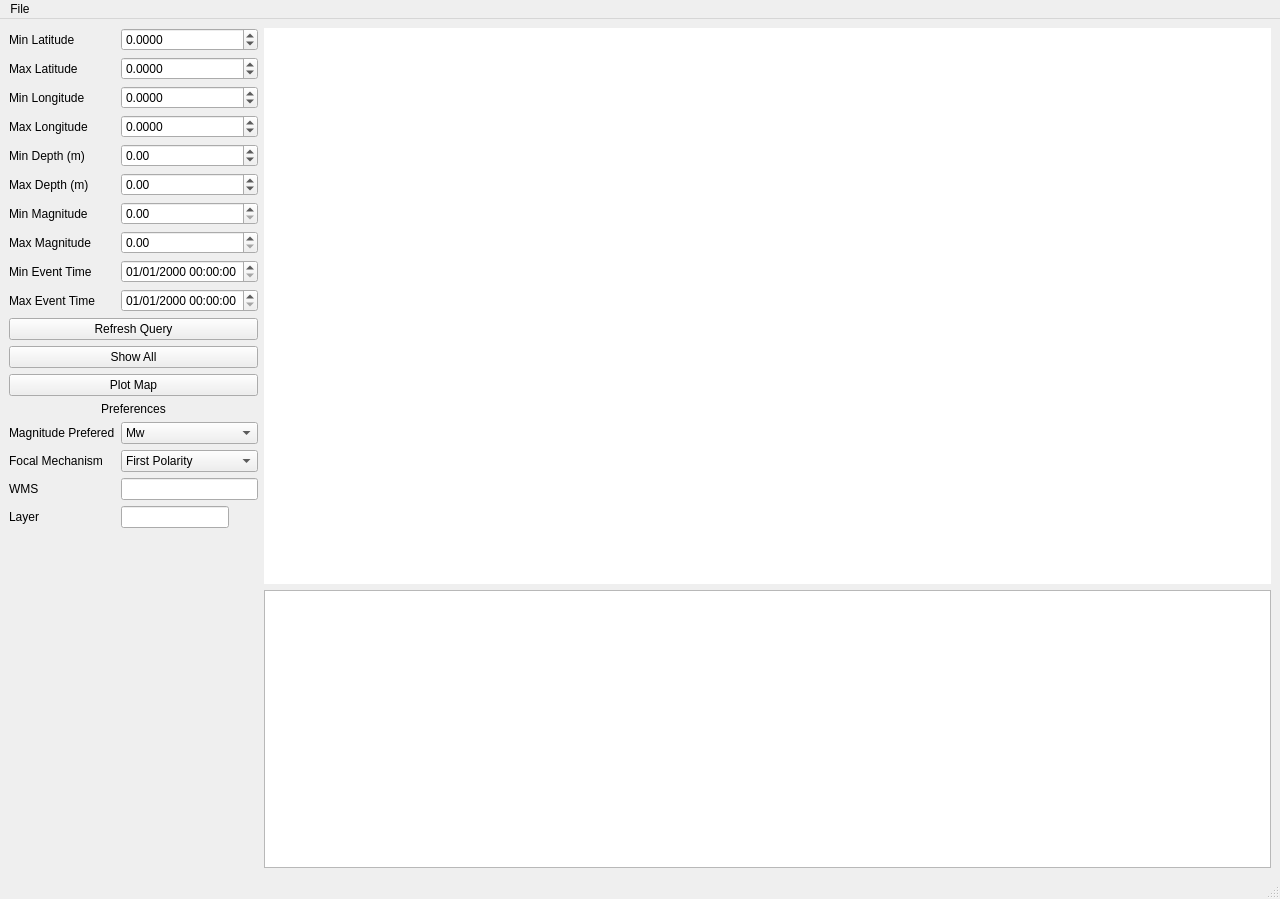
<?xml version="1.0" encoding="UTF-8"?>
<ui version="4.0">
 <class>MainWindow</class>
 <widget class="QMainWindow" name="MainWindow">
  <property name="geometry">
   <rect>
    <x>0</x>
    <y>0</y>
    <width>1280</width>
    <height>899</height>
   </rect>
  </property>
  <property name="sizePolicy">
   <sizepolicy hsizetype="Expanding" vsizetype="Preferred">
    <horstretch>0</horstretch>
    <verstretch>0</verstretch>
   </sizepolicy>
  </property>
  <property name="minimumSize">
   <size>
    <width>0</width>
    <height>0</height>
   </size>
  </property>
  <property name="windowTitle">
   <string>Earthquakes Data Base</string>
  </property>
  <widget class="QWidget" name="centralwidget">
   <property name="sizePolicy">
    <sizepolicy hsizetype="Expanding" vsizetype="Preferred">
     <horstretch>0</horstretch>
     <verstretch>0</verstretch>
    </sizepolicy>
   </property>
   <layout class="QHBoxLayout" name="horizontalLayout">
    <item>
     <layout class="QFormLayout" name="formLayout">
      <property name="leftMargin">
       <number>0</number>
      </property>
      <item row="0" column="0">
       <widget class="QLabel" name="label_2">
        <property name="text">
         <string>Min Latitude</string>
        </property>
       </widget>
      </item>
      <item row="0" column="1">
       <widget class="QDoubleSpinBox" name="minLat">
        <property name="sizePolicy">
         <sizepolicy hsizetype="Preferred" vsizetype="Fixed">
          <horstretch>0</horstretch>
          <verstretch>0</verstretch>
         </sizepolicy>
        </property>
        <property name="decimals">
         <number>4</number>
        </property>
        <property name="minimum">
         <double>-90.000000000000000</double>
        </property>
        <property name="maximum">
         <double>90.000000000000000</double>
        </property>
       </widget>
      </item>
      <item row="1" column="0">
       <widget class="QLabel" name="label_3">
        <property name="text">
         <string>Max Latitude</string>
        </property>
       </widget>
      </item>
      <item row="1" column="1">
       <widget class="QDoubleSpinBox" name="maxLat">
        <property name="sizePolicy">
         <sizepolicy hsizetype="Preferred" vsizetype="Fixed">
          <horstretch>0</horstretch>
          <verstretch>0</verstretch>
         </sizepolicy>
        </property>
        <property name="decimals">
         <number>4</number>
        </property>
        <property name="minimum">
         <double>-90.000000000000000</double>
        </property>
        <property name="maximum">
         <double>90.000000000000000</double>
        </property>
       </widget>
      </item>
      <item row="2" column="0">
       <widget class="QLabel" name="label_4">
        <property name="text">
         <string>Min Longitude</string>
        </property>
       </widget>
      </item>
      <item row="2" column="1">
       <widget class="QDoubleSpinBox" name="minLon">
        <property name="sizePolicy">
         <sizepolicy hsizetype="Preferred" vsizetype="Fixed">
          <horstretch>0</horstretch>
          <verstretch>0</verstretch>
         </sizepolicy>
        </property>
        <property name="decimals">
         <number>4</number>
        </property>
        <property name="minimum">
         <double>-180.000000000000000</double>
        </property>
        <property name="maximum">
         <double>180.000000000000000</double>
        </property>
       </widget>
      </item>
      <item row="3" column="0">
       <widget class="QLabel" name="label_5">
        <property name="text">
         <string>Max Longitude</string>
        </property>
       </widget>
      </item>
      <item row="3" column="1">
       <widget class="QDoubleSpinBox" name="maxLon">
        <property name="sizePolicy">
         <sizepolicy hsizetype="Preferred" vsizetype="Fixed">
          <horstretch>0</horstretch>
          <verstretch>0</verstretch>
         </sizepolicy>
        </property>
        <property name="decimals">
         <number>4</number>
        </property>
        <property name="minimum">
         <double>-180.000000000000000</double>
        </property>
        <property name="maximum">
         <double>180.000000000000000</double>
        </property>
       </widget>
      </item>
      <item row="4" column="0">
       <widget class="QLabel" name="label_6">
        <property name="text">
         <string>Min Depth (m)</string>
        </property>
       </widget>
      </item>
      <item row="4" column="1">
       <widget class="QDoubleSpinBox" name="minDepth">
        <property name="sizePolicy">
         <sizepolicy hsizetype="Preferred" vsizetype="Fixed">
          <horstretch>0</horstretch>
          <verstretch>0</verstretch>
         </sizepolicy>
        </property>
        <property name="decimals">
         <number>2</number>
        </property>
        <property name="minimum">
         <double>-2000.000000000000000</double>
        </property>
        <property name="maximum">
         <double>900000.000000000000000</double>
        </property>
       </widget>
      </item>
      <item row="5" column="0">
       <widget class="QLabel" name="label_7">
        <property name="text">
         <string>Max Depth (m)</string>
        </property>
       </widget>
      </item>
      <item row="5" column="1">
       <widget class="QDoubleSpinBox" name="maxDepth">
        <property name="sizePolicy">
         <sizepolicy hsizetype="Preferred" vsizetype="Fixed">
          <horstretch>0</horstretch>
          <verstretch>0</verstretch>
         </sizepolicy>
        </property>
        <property name="styleSheet">
         <string notr="true"/>
        </property>
        <property name="decimals">
         <number>2</number>
        </property>
        <property name="minimum">
         <double>-2000.000000000000000</double>
        </property>
        <property name="maximum">
         <double>9000000.000000000000000</double>
        </property>
        <property name="value">
         <double>0.000000000000000</double>
        </property>
       </widget>
      </item>
      <item row="6" column="0">
       <widget class="QLabel" name="label_8">
        <property name="text">
         <string>Min Magnitude</string>
        </property>
       </widget>
      </item>
      <item row="6" column="1">
       <widget class="QDoubleSpinBox" name="minMag">
        <property name="sizePolicy">
         <sizepolicy hsizetype="Preferred" vsizetype="Fixed">
          <horstretch>0</horstretch>
          <verstretch>0</verstretch>
         </sizepolicy>
        </property>
        <property name="maximum">
         <double>10.990000000000000</double>
        </property>
       </widget>
      </item>
      <item row="7" column="0">
       <widget class="QLabel" name="label_9">
        <property name="text">
         <string>Max Magnitude</string>
        </property>
       </widget>
      </item>
      <item row="7" column="1">
       <widget class="QDoubleSpinBox" name="maxMag">
        <property name="sizePolicy">
         <sizepolicy hsizetype="Preferred" vsizetype="Fixed">
          <horstretch>0</horstretch>
          <verstretch>0</verstretch>
         </sizepolicy>
        </property>
        <property name="maximum">
         <double>10.000000000000000</double>
        </property>
       </widget>
      </item>
      <item row="8" column="0">
       <widget class="QLabel" name="label_10">
        <property name="text">
         <string>Min Event Time</string>
        </property>
       </widget>
      </item>
      <item row="8" column="1">
       <widget class="QDateTimeEdit" name="minOrig">
        <property name="sizePolicy">
         <sizepolicy hsizetype="Preferred" vsizetype="Fixed">
          <horstretch>0</horstretch>
          <verstretch>0</verstretch>
         </sizepolicy>
        </property>
        <property name="displayFormat">
         <string>dd/MM/yyyy HH:mm:ss</string>
        </property>
       </widget>
      </item>
      <item row="9" column="0">
       <widget class="QLabel" name="label_11">
        <property name="text">
         <string>Max Event Time</string>
        </property>
       </widget>
      </item>
      <item row="9" column="1">
       <widget class="QDateTimeEdit" name="maxOrig">
        <property name="sizePolicy">
         <sizepolicy hsizetype="Preferred" vsizetype="Fixed">
          <horstretch>0</horstretch>
          <verstretch>0</verstretch>
         </sizepolicy>
        </property>
        <property name="displayFormat">
         <string>dd/MM/yyyy HH:mm:ss</string>
        </property>
       </widget>
      </item>
      <item row="10" column="0" colspan="2">
       <widget class="QPushButton" name="btnRefreshQuery">
        <property name="text">
         <string>Refresh Query</string>
        </property>
       </widget>
      </item>
      <item row="11" column="0" colspan="2">
       <widget class="QPushButton" name="btnShowAll">
        <property name="text">
         <string>Show All</string>
        </property>
       </widget>
      </item>
      <item row="12" column="0" colspan="2">
       <widget class="QPushButton" name="PlotMapBtn">
        <property name="text">
         <string>Plot Map</string>
        </property>
       </widget>
      </item>
      <item row="13" column="0" colspan="2">
       <widget class="QLabel" name="label">
        <property name="text">
         <string>Preferences</string>
        </property>
        <property name="alignment">
         <set>Qt::AlignCenter</set>
        </property>
       </widget>
      </item>
      <item row="14" column="0">
       <widget class="QLabel" name="label_12">
        <property name="text">
         <string>Magnitude Prefered</string>
        </property>
       </widget>
      </item>
      <item row="14" column="1">
       <widget class="QComboBox" name="magnitudeCB">
        <item>
         <property name="text">
          <string>Mw</string>
         </property>
        </item>
        <item>
         <property name="text">
          <string>Ms</string>
         </property>
        </item>
        <item>
         <property name="text">
          <string>ML</string>
         </property>
        </item>
        <item>
         <property name="text">
          <string>Mc</string>
         </property>
        </item>
       </widget>
      </item>
      <item row="15" column="0">
       <widget class="QLabel" name="label_13">
        <property name="text">
         <string>Focal Mechanism</string>
        </property>
       </widget>
      </item>
      <item row="15" column="1">
       <widget class="QComboBox" name="methodCB">
        <item>
         <property name="text">
          <string>First Polarity</string>
         </property>
        </item>
        <item>
         <property name="text">
          <string>MTI</string>
         </property>
        </item>
       </widget>
      </item>
      <item row="16" column="0">
       <widget class="QLabel" name="label_14">
        <property name="text">
         <string>WMS</string>
        </property>
       </widget>
      </item>
      <item row="16" column="1">
       <widget class="QLineEdit" name="wmsLE">
        <property name="sizePolicy">
         <sizepolicy hsizetype="Minimum" vsizetype="Fixed">
          <horstretch>0</horstretch>
          <verstretch>0</verstretch>
         </sizepolicy>
        </property>
        <property name="minimumSize">
         <size>
          <width>125</width>
          <height>21</height>
         </size>
        </property>
       </widget>
      </item>
      <item row="17" column="0">
       <widget class="QLabel" name="label_15">
        <property name="text">
         <string>Layer</string>
        </property>
       </widget>
      </item>
      <item row="17" column="1">
       <widget class="QLineEdit" name="layerLE">
        <property name="sizePolicy">
         <sizepolicy hsizetype="Maximum" vsizetype="Fixed">
          <horstretch>0</horstretch>
          <verstretch>0</verstretch>
         </sizepolicy>
        </property>
       </widget>
      </item>
     </layout>
    </item>
    <item>
     <layout class="QVBoxLayout" name="verticalLayout" stretch="2,1">
      <item>
       <widget class="MatplotlibWidget" name="map_widget" native="true">
        <property name="sizePolicy">
         <sizepolicy hsizetype="Expanding" vsizetype="Preferred">
          <horstretch>0</horstretch>
          <verstretch>0</verstretch>
         </sizepolicy>
        </property>
        <property name="minimumSize">
         <size>
          <width>0</width>
          <height>57</height>
         </size>
        </property>
        <property name="styleSheet">
         <string notr="true">background-color: rgb(255, 255, 255);</string>
        </property>
       </widget>
      </item>
      <item>
       <widget class="QTableView" name="tableView"/>
      </item>
     </layout>
    </item>
   </layout>
  </widget>
  <widget class="QMenuBar" name="menubar">
   <property name="geometry">
    <rect>
     <x>0</x>
     <y>0</y>
     <width>1280</width>
     <height>24</height>
    </rect>
   </property>
   <widget class="QMenu" name="menuFile">
    <property name="title">
     <string>File</string>
    </property>
    <addaction name="actionRead_hyp_folder"/>
    <addaction name="actionRead_last_location"/>
    <addaction name="actionUpdate_Magnitudes"/>
   </widget>
   <addaction name="menuFile"/>
  </widget>
  <widget class="QStatusBar" name="statusbar"/>
  <action name="actionRead_hyp_folder">
   <property name="text">
    <string>Read hyp folder</string>
   </property>
  </action>
  <action name="actionRead_last_location">
   <property name="text">
    <string>Read last location</string>
   </property>
  </action>
  <action name="actionUpdate_Magnitudes">
   <property name="text">
    <string>Update Magnitudes</string>
   </property>
  </action>
 </widget>
 <customwidgets>
  <customwidget>
   <class>MatplotlibWidget</class>
   <extends>QWidget</extends>
   <header>surfquake/db/map_class/clases_mpl_pyqt</header>
   <container>1</container>
  </customwidget>
 </customwidgets>
 <resources/>
 <connections/>
</ui>
